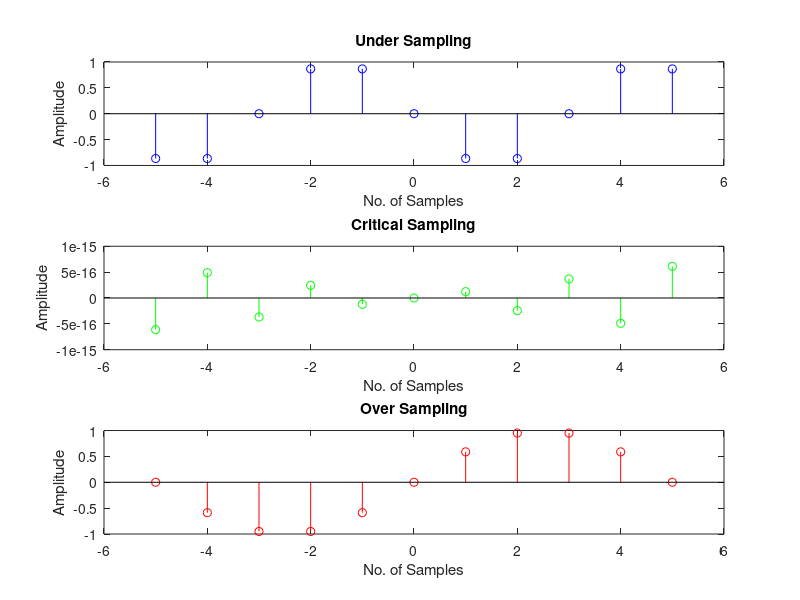

MATLAB code for this plot:
clc;
clear all;
clf;

n=-5:5;
f=10;
fs1=1.2*f;
fs2=2*f;
fs3=10*f;
x1=sin(2*pi*(f/fs1)*n);
x2=sin(2*pi*(f/fs2)*n);
x3=sin(2*pi*(f/fs3)*n);
subplot(3,1,1);
stem(n,x1,'b');
title("Under Sampling");
xlabel("No. of Samples");
ylabel("Amplitude");
subplot(3,1,2);
stem(n,x2,'g');
title("Critical Sampling");
xlabel("No. of Samples");
ylabel("Amplitude");
subplot(3,1,3);
stem(n,x3,'r');
title("Over Sampling");
xlabel("No. of Samples");
ylabel("Amplitude");

